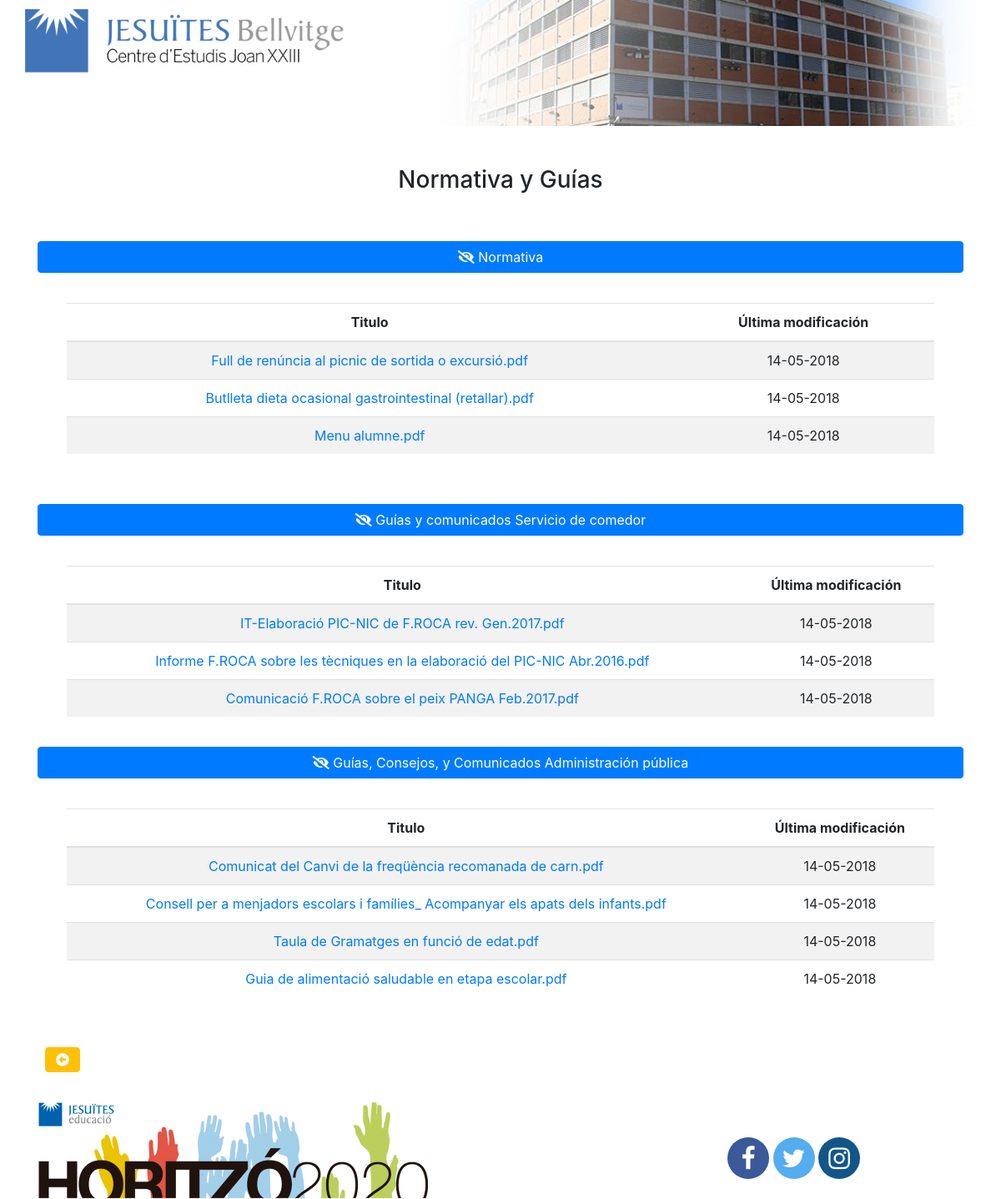
The page /normativa.php (signed in) on the database its author committed.
### tables this page shows
CREATE TABLE `tbl_normativa` (
  `id_normativa` int(11) NOT NULL,
  `nombre_normativa` varchar(100) NOT NULL,
  `tipo_normativa` enum('Normativa','Guías y comunicados Servicio de comedor','Guías, Consejos, y Comunicados Administración pública') NOT NULL,
  `ruta_normativa` varchar(300) NOT NULL,
  `fecha_normativa` date NOT NULL,
  `id_etapa` int(11) NOT NULL
);

### normativa.php (the view, shortened to what this page needs)
<?php
include("conexion.proc.php");
?>
<html lang="es">
<?php
require_once 'foothead/header.php';
?>
<div class="container">
	<br><br>
	<h3>Normativa y Guías</h3>
	<br></br>
	<p>
		<a class="btn btn-primary btn-block" data-toggle="collapse" href="#multiCollapseExample1" role="button" aria-expanded="false" aria-controls="multiCollapseExample1" id="key"><span class="fas fa-eye-slash" id="ojo"></span> Normativa</a>
	</p>
	<div class="col">
		<div class="collapse show" id="multiCollapseExample1">
			<div class="card-body">
				<?php
				$q = "SELECT * FROM tbl_normativa WHERE tipo_normativa='Normativa'";
				$tablaNormativa = mysqli_query($conexion, $q);
				if (mysqli_num_rows($tablaNormativa)>0) {
					?>
					<div class="table-responsive" style="margin: auto;  ">
						<table id="mytable" class="table table-bordred table-striped">
							<thead>
								<tr>
									<th>Titulo</th>
									<th>Última modificación</th>
								</tr>
							</thead>
							<?php
							while ($normativa=mysqli_fetch_array($tablaNormativa)){
								$nombre_normativa=$normativa['nombre_normativa'];
								$ruta_normativa=$normativa['ruta_normativa'];
								$fecha_normativa=$normativa['fecha_normativa'];
								?>
								<tr>
									<td>
										<a href="<?php echo"$ruta_normativa"; ?>" target="_blank"><?php echo $nombre_normativa; ?></a>
									</td>
									<td>
										<?php
										$date = new DateTime($fecha_normativa);
										echo $date->format('d-m-Y');
										?>
									</td>
								</tr>
								<?php
							}
							?>
						</table>
						<?php
					}
					?>
			</div>
		</div>
	</div>
</div>
<p>
	<button class="btn btn-primary btn-block" type="button" data-toggle="collapse" data-target="#multiCollapseExample2" aria-expanded="false" aria-controls="multiCollapseExample2" id="key1"><span class="fas fa-eye-slash" id="ojo1"></span> Guías y comunicados Servicio de comedor</button>
</p>
<div class="col">
	<div class="collapse show" id="multiCollapseExample2">
		<div class="card-body">
			<?php
			$w = "SELECT * FROM tbl_normativa WHERE tipo_normativa='Guías y comunicados Servicio de comedor'";
			$tablanormativa = mysqli_query($conexion, $w);
			if (mysqli_num_rows($tablanormativa)>0) {
				?>
				<table id="mytable" class="table table-bordred table-striped">
					<thead>
						<tr>
							<th>Titulo</th>
							<th>Última modificación</th>
						</tr>
					</thead>
					<?php
					while ($normativa=mysqli_fetch_array($tablanormativa)){
						$nombre_normativa=$normativa['nombre_normativa'];
						$ruta_normativa=$normativa['ruta_normativa'];
						$fecha_normativa=$normativa['fecha_normativa'];
						?>
						<tr>
							<td>
								<a href="<?php echo"$ruta_normativa"; ?>" target="_blank"><?php echo $nombre_normativa; ?></a>
							</td>
							<td>
								<?php
								$date = new DateTime($fecha_normativa);
								echo $date->format('d-m-Y');
								?>
							</td>
						</tr>
						<?php
					}
					?>
				</table>
				<?php
			}
			?>
		</div>
	</div>
</div>
<p>
	<button class="btn btn-primary btn-block" type="button" data-toggle="collapse" data-target="#multiCollapseExample3" aria-expanded="false" aria-controls="multiCollapseExample3" id="key2"><span class="fas fa-eye-slash" id="ojo2"></span> Guías, Consejos, y Comunicados Administración pública</button>
</p>
<div class="col">
	<div class="collapse show" id="multiCollapseExample3">
		<div class="card-body">
			<?php
			$w = "SELECT * FROM tbl_normativa WHERE tipo_normativa='Guías, Consejos, y Comunicados Administración pública'";
			$tablanormativa = mysqli_query($conexion, $w);
			if (mysqli_num_rows($tablanormativa)>0) {
				?>
				<table id="mytable" class="table table-bordred table-striped">
					<thead>
						<tr>
							<th>Titulo</th>
							<th>Última modificación</th>
						</tr>
					</thead>
					<?php
					while ($normativa=mysqli_fetch_array($tablanormativa)){
						$nombre_normativa=$normativa['nombre_normativa'];
						$ruta_normativa=$normativa['ruta_normativa'];
						$fecha_normativa=$normativa['fecha_normativa'];
						?>
						<tr>
							<td>
								<a href="<?php echo"$ruta_normativa"; ?>" target="_blank"><?php echo $nombre_normativa; ?></a>
							</td>
							<td>
								<?php
								$date = new DateTime($fecha_normativa);
								echo $date->format('d-m-Y');
								?>
							</td>
						</tr>
						<?php
					}
					?>
				</table>
				<?php
			}
			?>
		</div>
	</div>
</div>
</div>
<div class="container">
	<div class="row">
		<form method="get" action="home.php">
			<button type="text" class="btn btn-warning mr-3 ml-4" style="color:white"><span class="fas fa-arrow-alt-circle-left"></span></button>
		</form>
</div>
</div>
<br><br><br><br>
<?php
require_once 'foothead/footer.php';
?>
</html>

### css/contenido.css (style rules this page uses)
html { min-height: 100%; position: relative; }
body { margin: 0; margin-bottom: 40px; }
td { text-align: center; }
th { text-align: center; }
h3 { text-align: center; }

### rows shown on the page
tbl_normativa: nombre_normativa "Full de renúncia al picnic de sortida o excursió.pdf", fecha_normativa "14-05-2018"
tbl_normativa: nombre_normativa "Butlleta dieta ocasional gastrointestinal (retallar).pdf", fecha_normativa "14-05-2018"
tbl_normativa: nombre_normativa "Menu alumne.pdf", fecha_normativa "14-05-2018"
tbl_normativa: nombre_normativa "IT-Elaboració PIC-NIC de F.ROCA rev. Gen.2017.pdf", fecha_normativa "14-05-2018"
tbl_normativa: nombre_normativa "Informe F.ROCA sobre les tècniques en la elaboració del PIC-NIC Abr.2016.pdf", fecha_normativa "14-05-2018"
tbl_normativa: nombre_normativa "Comunicació F.ROCA sobre el peix PANGA Feb.2017.pdf", fecha_normativa "14-05-2018"
tbl_normativa: nombre_normativa "Comunicat del Canvi de la freqüència recomanada de carn.pdf", fecha_normativa "14-05-2018"
tbl_normativa: nombre_normativa "Consell per a menjadors escolars i famílies_ Acompanyar els apats dels infants.pdf", fecha_normativa "14-05-2018"
tbl_normativa: nombre_normativa "Taula de Gramatges en funció de edat.pdf", fecha_normativa "14-05-2018"
tbl_normativa: nombre_normativa "Guia de alimentació saludable en etapa escolar.pdf", fecha_normativa "14-05-2018"
